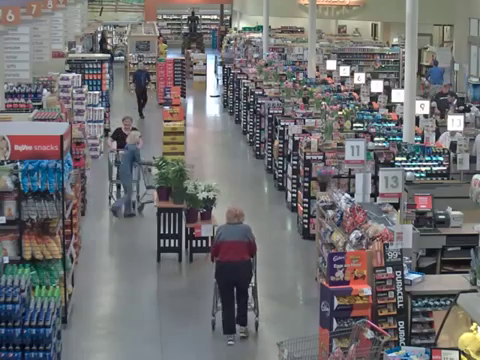
//> input picture frame 178 of sortinghat/sample2.mp4, 480 x 360 px
$ ./detect_humans   (built with g++ and OpenCV 4)
//> lines starting //> are read from the running program, lines starting //| are printed output that depends on the picture; after the words box and inside, x2 and y2 are one past the last pixel; in counts of white or black regions, pixels touching at a corner belong together
#include <opencv2/core/core.hpp>
#include <opencv2/highgui/highgui.hpp>
#include "opencv2/objdetect/objdetect.hpp"
#include <opencv2/imgproc.hpp>
#include <iostream>

using namespace cv;
using namespace std;

int main(int argc, char** argv) {
	VideoCapture cap("C:/upload/sample2.mp4");
	// CvCapture cap = cvCreateFileCapture("TownCentreXVID.avi");

	if (!cap.isOpened()) {
		// if not success, exit program
		cout << "Cannot open the video file" << endl;
		return -1;
	}
	double fps = cap.get(CV_CAP_PROP_FPS); //get the frames per seconds of the video
	cout << "Frame per seconds : " << fps << endl;

	namedWindow("MyVideo", CV_WINDOW_AUTOSIZE); //create a window called "MyVideo"

	int frame_idx = 0;
	while (1) {
		Mat img;
		bool bSuccess = cap.read(img); // read a new frame from video
//> img is the input picture: 360 rows x 480 cols, CV_8UC3; mean B, G, R 112.7, 111.4, 112.5
		if (!bSuccess) {
			//if not success, break loop
			cout << "Cannot read the frame from video file" << endl;
			break;
		}
		Size frameImgSize = img.size();
//> frameImgSize = Size(480, 360)

		cvtColor(img, img, CV_RGB2GRAY);
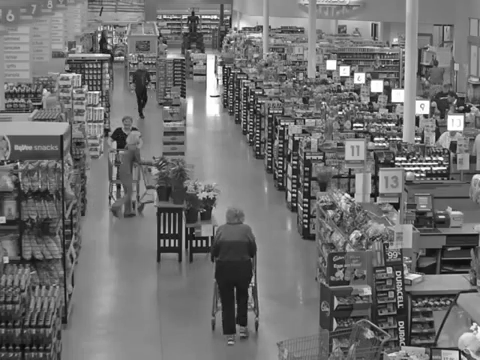
//> img: 360 rows x 480 cols, CV_8UC1; min 4, max 255, mean 111.9
		HOGDescriptor hog;
		hog.setSVMDetector(HOGDescriptor::getDefaultPeopleDetector());
		vector<Rect> people, people_filtered; //Vector == Array
		hog.detectMultiScale(img, people, 0, Size(4, 4), Size(32, 32), 1.05);
//> people = 4 Rects (x, y, width, height): [93, 98, 70, 139], [185, 168, 100, 192], [130, 129, 86, 172], [0, 131, 106, 229]
		//Change Padding!!!

		/*
		http://docs.opencv.org/3.2.0/d5/d33/structcv_1_1HOGDescriptor.html

		InputArray 	img,
		std::vector< Rect > & 	foundLocations,
		double 	hitThreshold = 0,
		Size 	winStride = Size(),
		Size 	padding = Size(),
		double 	scale = 1.05,
		double 	finalThreshold = 2.0,
		bool 	useMeanshiftGrouping = false

		 */
		size_t i, j;
		/* Filtered For non Maxima Suppression => To Eliminate Duplication!!!*/
		for (i = 0; i < people.size(); i++) {
			Rect person = people[i]; //One Person

			//The detected object's Size is exceeded than Human Size;
			if(person.width > frameImgSize.width/2){
				break;
			}
			if(person.height > frameImgSize.height/2){
				break;
			}

			//non Maxima Suppression Founded the Same Position Shoud Be Escape!
			for (j = 0; j < people.size(); j++){
				if (j != i && (person & people[j]) == person){
					break;
				}
			}

			if (j == people.size()){
				//If the Same Position is not Exist, We Push this to Filtered Vector!!
				people_filtered.push_back(person);
			}
		}
//> this loop made 2 passes


		/* Writing Dectected People into Image Frame*/
		for (i = 0; i < people_filtered.size(); i++) {
			Rect person_filtered = people_filtered[i];
			cout << frame_idx<<","<< i <<":" << person_filtered.x << "," << person_filtered.y << "," << person_filtered.width << "," << person_filtered.height << endl;
			// [6 lines of commented-out code are left out]
			rectangle(img, person_filtered.tl(), person_filtered.br(), cv::Scalar(0, 255, 0), 2);
		}
//> this loop made 1 pass
//| 0,0:93,98,70,139
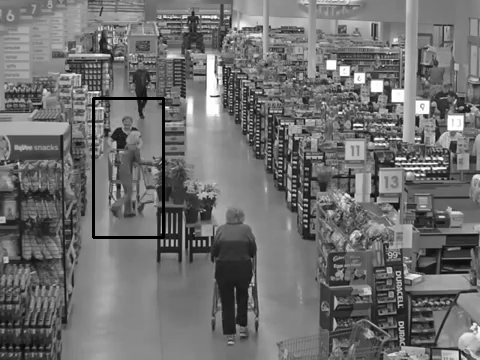
//> img: 360 rows x 480 cols, CV_8UC1; 0.72% of pixels changed, all inside (x1, y1, x2, y2) = (92, 97, 165, 239)
		if(i != 0){
			cout << endl;
		}
		frame_idx++;

		imshow("MyVideo", img); //show the frame in "MyVideo" window
		if (waitKey(30) == 27) {
//> the Esc key is pressed
			//wait for 'esc' key press for 30 ms. If 'esc' key is pressed, break loop
			cout << "esc key is pressed by user" << endl;
			break;
		}
	}
	// Wait for a keystroke in the window
	return 0;
}

$ run again, starting later in the video
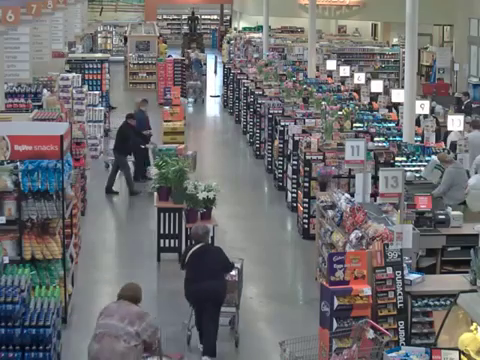
//> input picture frame 804 of sortinghat/sample2.mp4, 480 x 360 px
//> img is the input picture: 360 rows x 480 cols, CV_8UC3; mean B, G, R 111.6, 110, 111.3
//> `cvtColor(img, img, CV_RGB2GRAY);`:
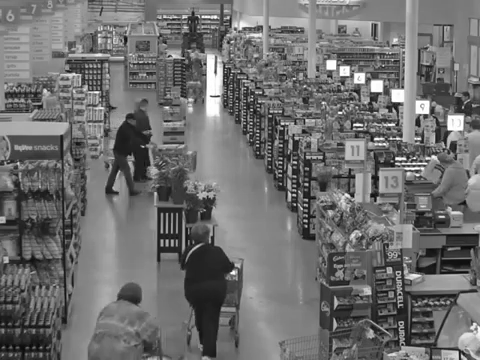
//> img: 360 rows x 480 cols, CV_8UC1; min 7, max 255, mean 110.7
//> people = 4 Rects (x, y, width, height): [90, 90, 70, 139], [442, 65, 38, 141], [162, 206, 90, 154], [0, 132, 105, 228]
//> the loop `for (i = 0; i < people.size(); i++)` made 4 passes
//> the loop `for (i = 0; i < people_filtered.size(); i++)` made 3 passes
//> (printed output is left out)
//> after the loop `for (i = 0; i < people_filtered.size(); i++)`:
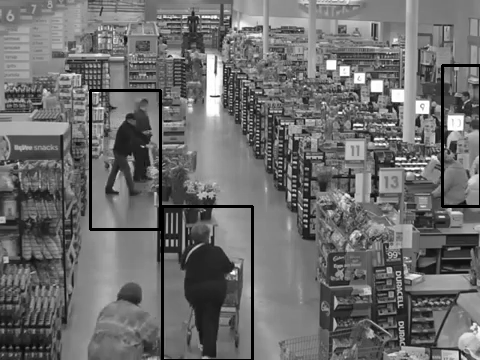
//> img: 360 rows x 480 cols, CV_8UC1; 1.9% of pixels changed, all inside (x1, y1, x2, y2) = (89, 64, 480, 360)

$ run again, starting later in the video
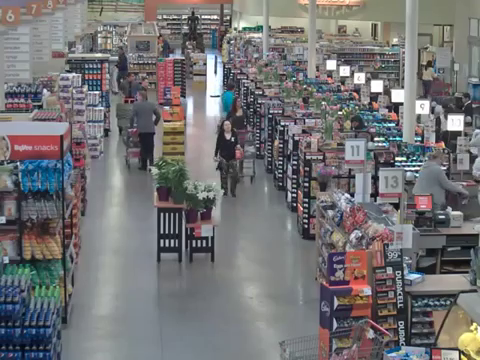
//> input picture frame 1429 of sortinghat/sample2.mp4, 480 x 360 px
//> img is the input picture: 360 rows x 480 cols, CV_8UC3; mean B, G, R 116.1, 114.6, 115.6
//> `cvtColor(img, img, CV_RGB2GRAY);`:
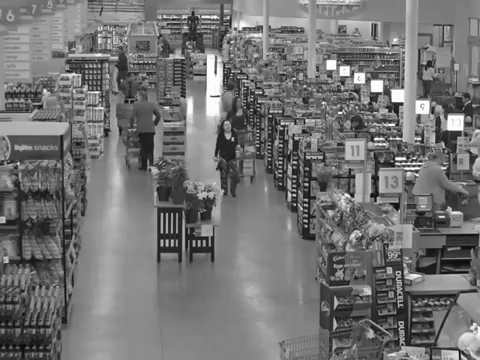
//> img: 360 rows x 480 cols, CV_8UC1; min 8, max 255, mean 115.2
//> people = 2 Rects (x, y, width, height): [112, 50, 72, 143], [0, 133, 104, 227]
//> the loop `for (i = 0; i < people.size(); i++)` made 2 passes
//> the loop `for (i = 0; i < people_filtered.size(); i++)` made 1 pass
//> (printed output is left out)
//> after the loop `for (i = 0; i < people_filtered.size(); i++)`:
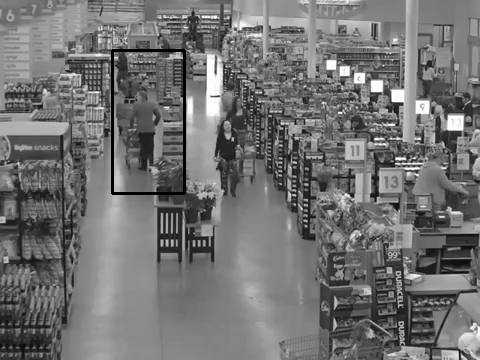
//> img: 360 rows x 480 cols, CV_8UC1; 0.74% of pixels changed, all inside (x1, y1, x2, y2) = (111, 49, 186, 195)
